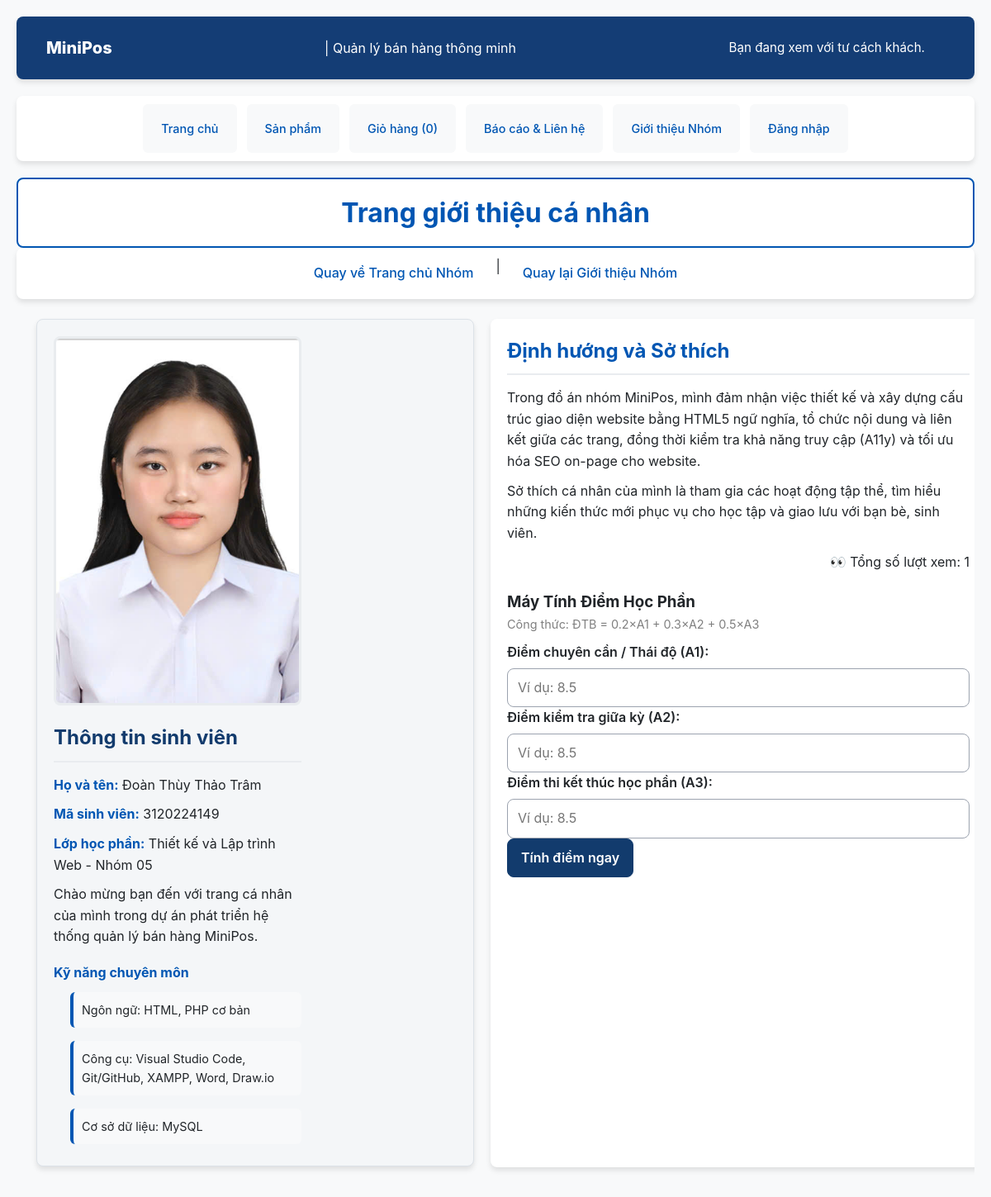
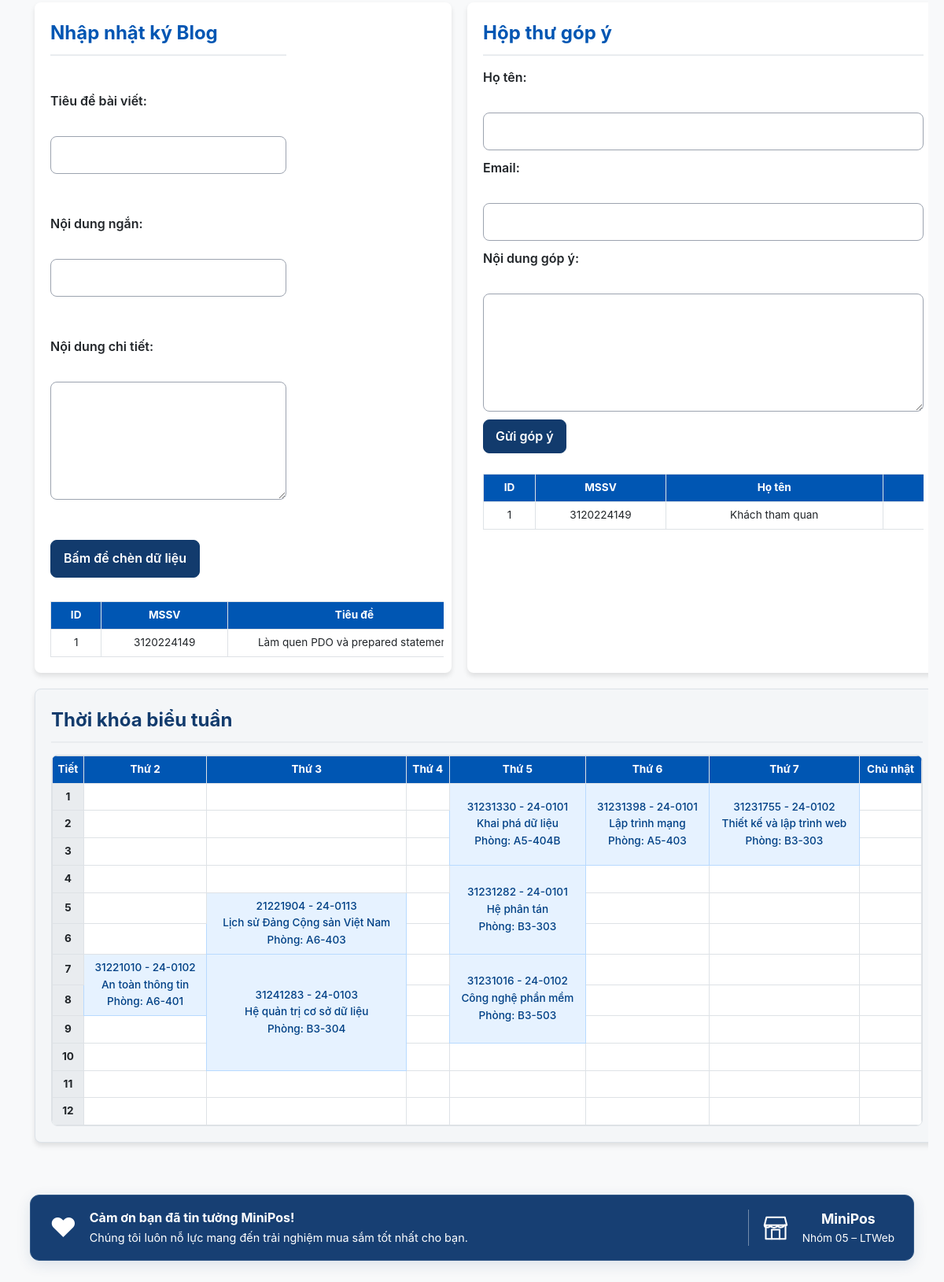
The page /thanhvien/3120224149_tram/gioithieu.php on the database its author committed (2 pictures, top to bottom).
### tables this page shows
CREATE TABLE tv_blog (
    id                 INT UNSIGNED AUTO_INCREMENT PRIMARY KEY,
    mssv               VARCHAR(15) NOT NULL,
    tieu_de            VARCHAR(255) NOT NULL,
    noi_dung_ngan      VARCHAR(500) NOT NULL DEFAULT '',
    noi_dung_chi_tiet  TEXT NOT NULL,
    ngay_dang          DATETIME NOT NULL DEFAULT CURRENT_TIMESTAMP,

    KEY idx_tv_blog_ngay_dang (ngay_dang),

    CONSTRAINT fk_tv_blog_thanh_vien
        FOREIGN KEY (mssv)
        REFERENCES thanh_vien(mssv)
        ON DELETE CASCADE
);

CREATE TABLE tv_gop_y (
    id          INT UNSIGNED AUTO_INCREMENT PRIMARY KEY,
    mssv        VARCHAR(15) NOT NULL,
    ho_ten      VARCHAR(100) NOT NULL,
    email       VARCHAR(150) NULL,
    noi_dung    TEXT NOT NULL,
    trang_thai  TINYINT(1) NOT NULL DEFAULT 0,
    ngay_gui    DATETIME NOT NULL DEFAULT CURRENT_TIMESTAMP,

    KEY idx_tv_gop_y_ngay_gui (ngay_gui),

    CONSTRAINT fk_tv_gop_y_thanh_vien
        FOREIGN KEY (mssv)
        REFERENCES thanh_vien(mssv)
        ON DELETE CASCADE
);

### inc/ham.php (called while the page is built, shortened)
<?php
function e(string|int|float|null $giaTri): string
{
    return htmlspecialchars(
        (string) $giaTri,
        ENT_QUOTES | ENT_SUBSTITUTE,
        'UTF-8'
    );
}

### thanhvien/3120224149_tram/gioithieu.php (the view, shortened to what this page needs)
<?php
$goc = '../../';
require_once $goc . 'inc/config.php';
$pdo = db();
$dsBlog = $pdo->query(
  'SELECT id, mssv, tieu_de, noi_dung_ngan, noi_dung_chi_tiet, ngay_dang
     FROM tv_blog
     ORDER BY ngay_dang DESC, id DESC'
)->fetchAll(PDO::FETCH_ASSOC);
$dsGopY = $pdo->query(
  'SELECT id, mssv, ho_ten, email, noi_dung, trang_thai, ngay_gui
     FROM tv_gop_y
     ORDER BY ngay_gui DESC, id DESC'
)->fetchAll(PDO::FETCH_ASSOC);
require_once $goc . 'inc/ham.php';
$counter_dir  = __DIR__ . '/storage';
$counter_file = $counter_dir . '/3120224149_counter.txt';
$fp = fopen($counter_file, 'c+');
$current_views = 0;
if ($fp !== false) {
  flock($fp, LOCK_EX);
  $current_views = (int)trim((string)stream_get_contents($fp));
  if (!isset($_SESSION['has_viewed'])) {
    $current_views++;
  }
}
$a1 = '';
$a2 = '';
$a3 = '';
include __DIR__ . '/../../inc/header.php';
$headerHtml = (string)ob_get_clean();
if (preg_match('/<header\b.*$/is', $headerHtml, $khop)) {
  $headerHtml = $khop[0];
} elseif (preg_match('/<body[^>]*>(.*)$/is', $headerHtml, $khop)) {
  $headerHtml = $khop[1];
} else {
  $headerHtml = (string)preg_replace(
    '#<!DOCTYPE[^>]*>|</?html[^>]*>|<head\b.*?</head>|</?body[^>]*>#is',
    '',
    $headerHtml
  );
}
require_once $goc . 'inc/footer.php';
$footerHtml = (string)preg_replace('#</body\s*>|</html\s*>#i', '', (string)ob_get_clean());
$headerHtml = (string)preg_replace(
  '/<header\b/i',
  '<header style="background: #143d75 !important; color: #ffffff !important;"',
  $headerHtml,
  1
);
?>
<!doctype html>
<html lang="vi">
<head>
  <link rel="stylesheet" href="<?php echo e($goc); ?>css/style.css">
  <link rel="stylesheet" href="tram_style.css">
</head>
<body>
  <div class="page-title-banner">
    <?php echo $headerHtml; ?>
    <h1 style="text-align: center; width: 100%; max-width: 1170px; margin: 0 auto; background-color: #ffffff; color: #0056b3; border: 2px solid #0056b3; padding: 15px 0; border-radius: 8px;">Trang giới thiệu cá nhân</h1>
  </div>
  <nav aria-label="Liên kết nhóm" style="max-width: 1170px;margin: 0 auto">
    <a href="https://sgtr1108.github.io/ltweb-doan-nhom05/index.html">Quay về Trang chủ Nhóm</a> |
    <a href="https://sgtr1108.github.io/ltweb-doan-nhom05/gioi-thieu.html">Quay lại Giới thiệu Nhóm</a>
  </nav>
  <main>
    <section class="profile-header" style="width:530px;">
      <div class="khoi-thong-tin-chinh">
        <button type="button" class="profile-img-btn" aria-label="Phóng to ảnh chân dung đại diện">
          <img src="avatar.png" alt="Ảnh chân dung của Đoàn Thùy Thảo Trâm" class="profile-img">
        </button>
        <div class="chi-tiet-ca-nhan">
          <h2>Thông tin sinh viên</h2>
          <p><strong>Họ và tên:</strong> Đoàn Thùy Thảo Trâm</p>
          <p><strong>Mã sinh viên:</strong> 3120224149</p>
          <p><strong>Lớp học phần:</strong> Thiết kế và Lập trình Web - Nhóm 05</p>
          <p>
            Chào mừng bạn đến với trang cá nhân của mình trong dự án phát triển hệ
            thống quản lý bán hàng MiniPos.
          </p>
          <p class="tieu-de-ky-nang"><strong>Kỹ năng chuyên môn</strong></p>
          <ul>
            <li>Ngôn ngữ: HTML, PHP cơ bản</li>
            <li>Công cụ: Visual Studio Code, Git/GitHub, XAMPP, Word, Draw.io</li>
            <li>Cơ sở dữ liệu: MySQL</li>
          </ul>
        </div>
      </div>
    </section>
    <article style="height: 1027px; width:600px;">
      <h2>Định hướng và Sở thích</h2>
      <p>
        Trong đồ án nhóm MiniPos, mình đảm nhận việc thiết kế và
        xây dựng cấu trúc giao diện website bằng HTML5 ngữ nghĩa,
        tổ chức nội dung và liên kết giữa các trang,
        đồng thời kiểm tra khả năng truy cập (A11y) và tối ưu hóa SEO on-page cho website.
      </p>
      <p>Sở thích cá nhân của mình là tham gia các hoạt động tập thể, tìm hiểu những kiến thức mới phục vụ cho học tập và giao lưu với bạn bè, sinh viên.</p>
      <div class="container">
        <div style="text-align: right; margin-bottom: 20px;">
          <span class="view-badge">👀 Tổng số lượt xem: <?php echo e($current_views); ?></span>
        </div>
        <div class="box" id="may-tinh-diem">
          <h3>Máy Tính Điểm Học Phần</h3>
          <p style="font-size: 0.9em; color: gray;">Công thức: ĐTB = 0.2×A1 + 0.3×A2 + 0.5×A3</p>
          <form action="gioithieu.php" method="post">
            <div class="form-group">
              <label for="diem_a1">Điểm chuyên cần / Thái độ (A1):</label>
              <input type="text" id="diem_a1" name="diem_a1" value="<?php echo e($a1); ?>" placeholder="Ví dụ: 8.5">
            </div>
            <div class="form-group">
              <label for="diem_a2">Điểm kiểm tra giữa kỳ (A2):</label>
              <input type="text" id="diem_a2" name="diem_a2" value="<?php echo e($a2); ?>" placeholder="Ví dụ: 8.5">
            </div>
            <div class="form-group">
              <label for="diem_a3">Điểm thi kết thúc học phần (A3):</label>
              <input type="text" id="diem_a3" name="diem_a3" value="<?php echo e($a3); ?>" placeholder="Ví dụ: 8.5">
            </div>
            <button type="submit" name="tinh_diem" class="btn btn-submit">Tính điểm ngay</button>
          </form>
        </div>
      </div>
    </article>
    <article class="profile-header">
      <h2>Nhập nhật ký Blog</h2>
      <br>
      <br>
      <form method="POST">
        <label>Tiêu đề bài viết:</label><br>
        <input type="text" name="tieu_de" required style="width: 300px;"><br><br>
        <label>Nội dung ngắn:</label><br>
        <input type="text" name="noi_dung_ngan" style="width: 300px;"><br><br>
        <label>Nội dung chi tiết:</label><br>
        <textarea name="noi_dung_chi_tiet" required rows="5" style="width: 300px;"></textarea><br><br>
        <button type="submit" name="btn_them">Bấm để chèn dữ liệu</button>
      </form>
      <br>
      <div style="overflow-x:auto; width:500px;">
        <table border="1" cellpadding="10" style="white-space:nowrap; font-size:18px; width:100%; min-width:1800px;">
          <thead>
            <tr>
              <th style="min-width:60px;">ID</th>
              <th style="min-width:150px;">MSSV</th>
              <th style="min-width:300px;">Tiêu đề</th>
            </tr>
          </thead>
          <tbody>
            <?php if ($dsBlog !== []): ?>
              <?php foreach ($dsBlog as $row): ?>
                <tr>
                  <td><?= e($row['id']) ?></td>
                  <td><?= e($row['mssv']) ?></td>
                  <td><?= e($row['tieu_de']) ?></td>
                </tr>
              <?php endforeach; ?>
            <?php else: ?>
              <tr>
                <td colspan="6">Chưa có bài viết nào.</td>
              </tr>
            <?php endif; ?>
          </tbody>
        </table>
      </div>
    </article>
    <article>
      <h2>Hộp thư góp ý</h2>
      <form method="POST">
        <p>
          <label>Họ tên:</label><br>
          <input type="text" name="ho_ten" required>
        </p>
        <p>
          <label>Email:</label><br>
          <input type="email" name="email">
        </p>
        <p>
          <label>Nội dung góp ý:</label><br>
          <textarea name="noi_dung" rows="5" required></textarea>
        </p>
        <button type="submit" name="btn_submit" style="padding: 8px 15px; cursor: pointer;">
          Gửi góp ý
        </button>
        <br>
        <br>
        <div style="overflow-x:auto;">
          <table border="1" cellpadding="10" style="white-space:nowrap; font-size:18px; width:100%; min-width:1800px;">
            <thead>
              <tr>
                <th style="min-width:60px;">ID</th>
                <th style="min-width:150px;">MSSV</th>
                <th style="min-width:250px;">Họ tên</th>
                <th style="min-width:300px;">Email</th>
              </tr>
            </thead>
            <tbody>
              <?php if ($dsGopY !== []): ?>
                <?php foreach ($dsGopY as $row): ?>
                  <tr>
                    <td><?= e($row['id']) ?></td>
                    <td><?= e($row['mssv']) ?></td>
                    <td><?= e($row['ho_ten']) ?></td>
                    <td><?= e($row['email']) ?></td>
                  </tr>
                <?php endforeach; ?>
              <?php else: ?>
                <tr>
                  <td colspan="7">Chưa có góp ý nào.</td>
                </tr>
              <?php endif; ?>
            </tbody>
          </table>
        </div>
      </form>
    </article>
    <section>
      <h2>Thời khóa biểu tuần</h2>
      <div class="table-responsive">
        <table>
          <thead>
            <tr>
              <th scope="col">Tiết</th>
              <th scope="col">Thứ 2</th>
              <th scope="col">Thứ 3</th>
              <th scope="col">Thứ 4</th>
              <th scope="col">Thứ 5</th>
              <th scope="col">Thứ 6</th>
              <th scope="col">Thứ 7</th>
              <th scope="col">Chủ nhật</th>
            </tr>
          </thead>
          <tbody>
            <tr>
              <th scope="row">1</th>
              <td></td>
              <td></td>
              <td></td>
              <td rowspan="3">31231330 - 24-0101<br>Khai phá dữ liệu<br>Phòng: A5-404B</td>
              <td rowspan="3">31231398 - 24-0101<br>Lập trình mạng<br>Phòng: A5-403</td>
              <td rowspan="3">31231755 - 24-0102<br>Thiết kế và lập trình web<br>Phòng: B3-303</td>
              <td></td>
            </tr>
            <tr>
              <th scope="row">2</th>
              <td></td>
              <td></td>
              <td></td>
              <td></td>
            </tr>
            <tr>
              <th scope="row">3</th>
              <td></td>
              <td></td>
              <td></td>
              <td></td>
            </tr>
            <tr>
              <th scope="row">4</th>
              <td></td>
              <td></td>
              <td></td>
              <td rowspan="3">31231282 - 24-0101<br>Hệ phân tán<br>Phòng: B3-303</td>
              <td></td>
              <td></td>
              <td></td>
            </tr>
            <tr>
              <th scope="row">5</th>
              <td></td>
              <td rowspan="2">21221904 - 24-0113<br>Lịch sử Đảng Cộng sản Việt Nam<br>Phòng: A6-403</td>
              <td></td>
              <td></td>
              <td></td>
              <td></td>
            </tr>
            <tr>
              <th scope="row">6</th>
              <td></td>
              <td></td>
              <td></td>
              <td></td>
              <td></td>
            </tr>
            <tr>
              <th scope="row">7</th>
              <td rowspan="2">31221010 - 24-0102<br>An toàn thông tin<br>Phòng: A6-401</td>
              <td rowspan="4">31241283 - 24-0103<br>Hệ quản trị cơ sở dữ liệu<br>Phòng: B3-304</td>
              <td></td>
              <td rowspan="3">31231016 - 24-0102<br>Công nghệ phần mềm<br>Phòng: B3-503</td>
              <td></td>
              <td></td>
              <td></td>
            </tr>
            <tr>
              <th scope="row">8</th>
              <td></td>
              <td></td>
              <td></td>
              <td></td>
            </tr>
            <tr>
              <th scope="row">9</th>
              <td></td>
              <td></td>
              <td></td>
              <td></td>
              <td></td>
            </tr>
            <tr>
              <th scope="row">10</th>
              <td></td>
              <td></td>
              <td></td>
              <td></td>
              <td></td>
              <td></td>
            </tr>
            <tr>
              <th scope="row">11</th>
              <td></td>
              <td></td>
              <td></td>
              <td></td>
              <td></td>
              <td></td>
              <td></td>
            </tr>
            <tr>
              <th scope="row">12</th>
              <td></td>
              <td></td>
              <td></td>
              <td></td>
              <td></td>
              <td></td>
              <td></td>
            </tr>
          </tbody>
        </table>
      </div>
    </section>
  </main>
  <?php echo $footerHtml; ?>
</body>
</html>

### rows shown on the page
tv_blog: id "1", mssv "3120224149", tieu_de "Làm quen PDO và prepared…"
tv_gop_y: id "1", mssv "3120224149", ho_ten "Khách tham quan"

### other values the page prints
$nhan "Trang chủ"
$nhan "Sản phẩm"
$nhan "Giỏ hàng"
$nhan "Báo cáo & Liên hệ"
$nhan "Giới thiệu Nhóm"
$current_views "1"
